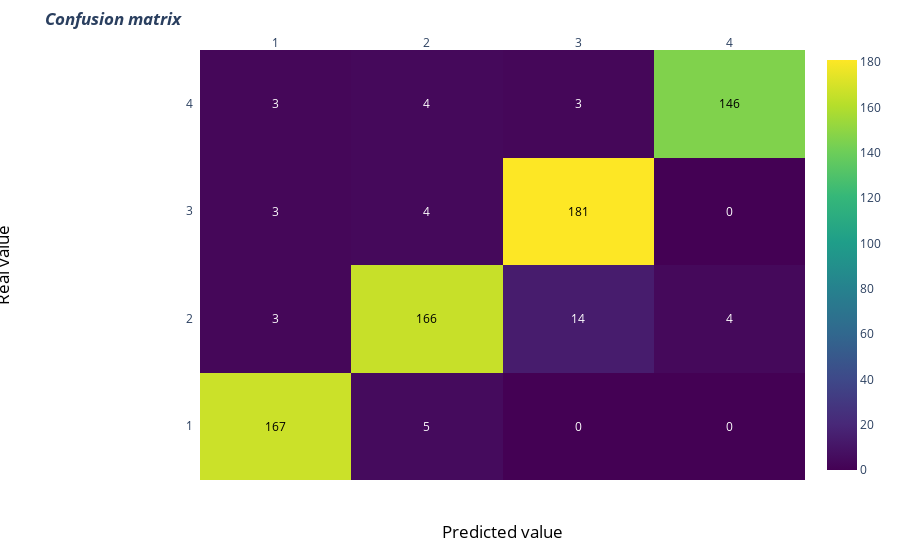

The notebook cell this image was saved under:
### Code cell
utilities.getConfusion(actual=data_validation.loc[spikeIndexes_validation, 'knownClass'], 
                       predicted=data_validation.loc[spikeIndexes_validation, 'predictedClass'])

### Figure 1 — Plotly figure (JSON) as saved in the notebook; plotly's stock layout.template omitted (floating-point values rounded to 4 significant figures)
{"data": [{"colorscale": [[0, "#440154"], [0.1111, "#482878"], [0.2222, "#3e4989"], [0.3333, "#31688e"], [0.4444, "#26828e"], [0.5556, "#1f9e89"], [0.6667, "#35b779"], [0.7778, "#6ece58"], [0.8889, "#b5de2b"], [1, "#fde725"]], "reversescale": false, "showscale": true, "type": "heatmap", "x": [1, 2, 3, 4], "y": [1, 2, 3, 4], "z": [[167, 5, 0, 0], [3, 166, 14, 4], [3, 4, 181, 0], [3, 4, 3, 146]]}], "layout": {"annotations": [{"font": {"color": "#000000"}, "showarrow": false, "text": "167", "x": 1, "xref": "x", "y": 1, "yref": "y"}, {"font": {"color": "#FFFFFF"}, "showarrow": false, "text": "5", "x": 2, "xref": "x", "y": 1, "yref": "y"}, {"font": {"color": "#FFFFFF"}, "showarrow": false, "text": "0", "x": 3, "xref": "x", "y": 1, "yref": "y"}, {"font": {"color": "#FFFFFF"}, "showarrow": false, "text": "0", "x": 4, "xref": "x", "y": 1, "yref": "y"}, {"font": {"color": "#FFFFFF"}, "showarrow": false, "text": "3", "x": 1, "xref": "x", "y": 2, "yref": "y"}, {"font": {"color": "#000000"}, "showarrow": false, "text": "166", "x": 2, "xref": "x", "y": 2, "yref": "y"}, {"font": {"color": "#FFFFFF"}, "showarrow": false, "text": "14", "x": 3, "xref": "x", "y": 2, "yref": "y"}, {"font": {"color": "#FFFFFF"}, "showarrow": false, "text": "4", "x": 4, "xref": "x", "y": 2, "yref": "y"}, {"font": {"color": "#FFFFFF"}, "showarrow": false, "text": "3", "x": 1, "xref": "x", "y": 3, "yref": "y"}, {"font": {"color": "#FFFFFF"}, "showarrow": false, "text": "4", "x": 2, "xref": "x", "y": 3, "yref": "y"}, {"font": {"color": "#000000"}, "showarrow": false, "text": "181", "x": 3, "xref": "x", "y": 3, "yref": "y"}, {"font": {"color": "#FFFFFF"}, "showarrow": false, "text": "0", "x": 4, "xref": "x", "y": 3, "yref": "y"}, {"font": {"color": "#FFFFFF"}, "showarrow": false, "text": "3", "x": 1, "xref": "x", "y": 4, "yref": "y"}, {"font": {"color": "#FFFFFF"}, "showarrow": false, "text": "4", "x": 2, "xref": "x", "y": 4, "yref": "y"}, {"font": {"color": "#FFFFFF"}, "showarrow": false, "text": "3", "x": 3, "xref": "x", "y": 4, "yref": "y"}, {"font": {"color": "#000000"}, "showarrow": false, "text": "146", "x": 4, "xref": "x", "y": 4, "yref": "y"}, {"font": {"color": "black", "size": 17}, "showarrow": false, "text": "Predicted value", "x": 0.5, "xref": "paper", "y": -0.15, "yref": "paper"}, {"font": {"color": "black", "size": 17}, "showarrow": false, "text": "Real value", "textangle": -90, "x": -0.35, "xref": "paper", "y": 0.5, "yref": "paper"}], "margin": {"l": 200, "t": 50}, "title": {"text": "<i><b>Confusion matrix</b></i>"}, "xaxis": {"dtick": 1, "gridcolor": "rgb(0, 0, 0)", "side": "top", "ticks": ""}, "yaxis": {"dtick": 1, "ticks": "", "ticksuffix": "  "}}}
